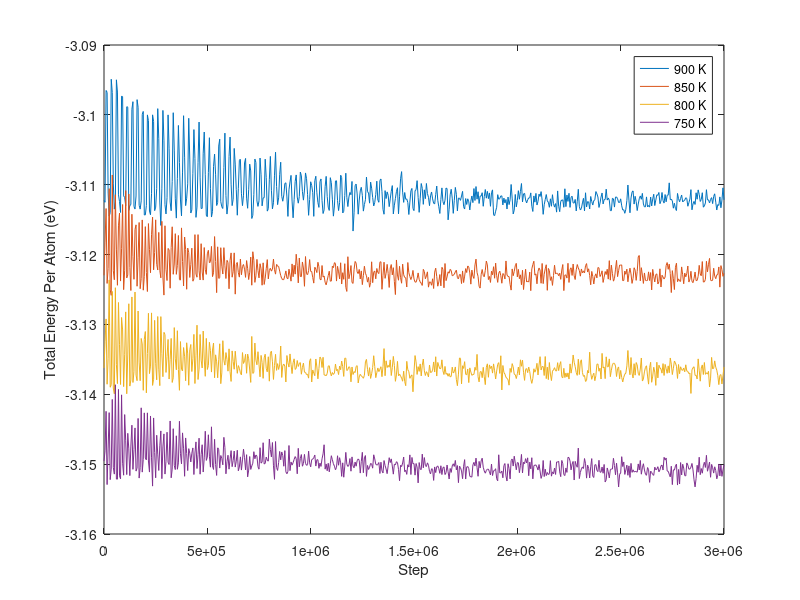

This chart was generated by the following MATLAB code:
clc; clear; close all;
%%% Preliminary results data

%% Total PE
d900 = importdata('900K.txt','\t',1);
d900 = d900.data;
d850 = importdata('850K.txt','\t',1);
d850 = d850.data;
d800 = importdata('800K.txt','\t',1);
d800 = d800.data;
d750 = importdata('750K.txt','\t',1);
d750 = d750.data;

t1 = d750(:,1);
t = d900(:,1);

te_900 = d900(:,7);
n_900 = d900(1,3);
te_900 = te_900/n_900;
% m_900 = mean(te_900(2001:2501));

te_850 = d850(:,7);
n_850 = d850(1,3);
te_850 = te_850/n_850;
% m_850 = mean(te_850(2001:2501));

te_800 = d800(:,7);
n_800 = d800(1,3);
te_800 = te_800/n_800;
% m_800 = mean(te_800(2001:2501));

te_750 = d750(:,7);
n_750 = d750(1,3);
te_750 = te_750/n_750;
% m_750 = mean(te_750(2001:2501));

% figure(1)
% plot(t1,te_750)
% xlabel('Step')
% ylabel('Total Energy (eV)')


figure(2)
plot(t,te_900,t,te_850,t,te_800,t1,te_750)
hold on 
% yline([m_900 m_850 m_800 m_750],'--k')
legend('900 K','850 K','800 K','750 K','Location','northeast')
xlabel('Step')
ylabel('Total Energy Per Atom (eV)')
set(gcf,'position',[400,400,450,350])
% ylim([-4.68e4 -4.61e4])

% Initital GB Energy
% GB energy is 919.509157468287 mJ/m^2 for all temperatures
%%
% de_900 = d900(:,8);
% de_850 = d850(:,8);
% de_800 = d800(:,8);
% de_750 = d750(:,8);
% 
% figure(2)
% plot(t,de_900,t,de_850,t,de_800,t,de_750)
% hold on 
% legend('900 K','850 K','800K','750 K','Location','best')
% xlabel('Time (ps)')
% ylabel('Density')

















